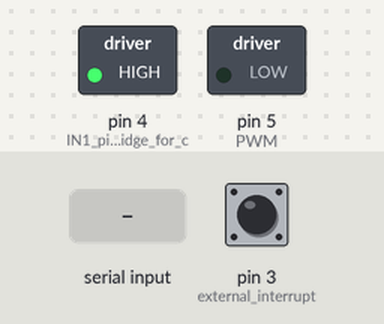
Simulated run of this sketch. Board: Arduino Uno, built with avr-gcc and run on an emulated ATmega328P. Shown: switched loads named in the sketch (green lamp = pin HIGH). Inputs (shaded band) come from the test bench; at power-on: pin 3 (external_interrupt) LOW. What the sketch prints to the serial monitor is not drawn.

Above: at 1.2 s.
1.3 s: "200\n" received over Serial
At 3.67 s:
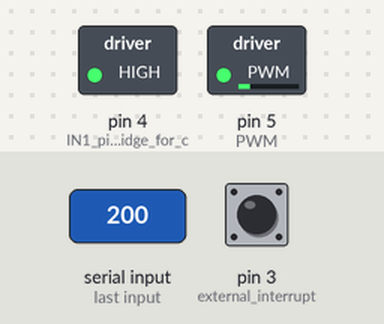
4.3 s: pin 3 (external_interrupt) pulled HIGH for 0.15 s
7.3 s: pin 3 (external_interrupt) pulled HIGH for 1 s
10.3 s: "90,45\n" received over Serial
At 10.3 s:
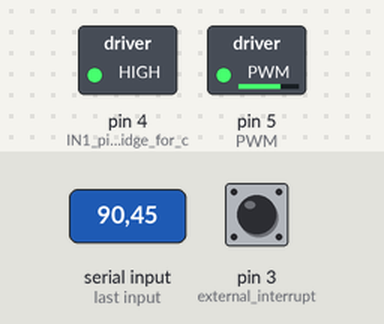
11.8 s: "200\n" received over Serial
At 15.7 s:
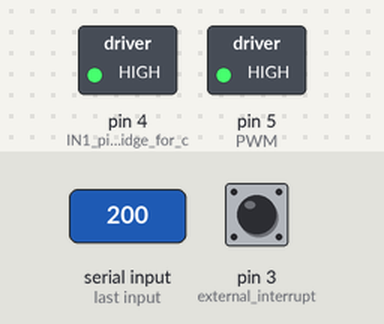
Timing chart, 0 to 15.8 s (numbered marks = the images above; inputs shaded):
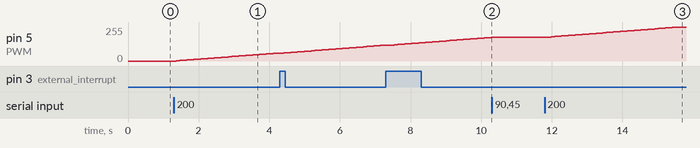

Measured:
- after the input at 1.3 s, pin 5 (PWM): moves from 0/255 to 60/255 over 2.8 s, starting after 0.07 s
- after the input at 10.3 s, pin 5 (PWM): stays 178/255 (without the input it goes to 180/255 after 0.08 s)
- after the input at 11.8 s, pin 5 (PWM): moves from 178/255 to 255/255 over 3.7 s, starting after 0.08 s

The sketch:

motor.ino
```cpp
#include <stdio.h>
#include <avr/io.h>
#include <avr/interrupt.h>
#include <arduino.h>

#define BUFFER_SIZE 15

int flag = 0; // flag to initiate control algorithm
int vel;
char data[15];
int buffer_position = 0;
int string_complete = 0;
int end_write = 0;
int count = 0;
volatile int count_int = 0;
float vel_measure = 0;
float error = 0;
int pwm = 0;
float a = 0.01;


ISR(TIMER2_OVF_vect) // timer interrupt for sampling time
{
	count++;
	if (count == 3)
	{
		vel_measure = count_int*300;
		count = 0;
		count_int = 0;
		flag = 1;
	}
}

void ISR_button() // interrupt counts sensor interrupts
{
	//flag = 1;
	count_int++;
}


void buffer_add(char c)// saves UART message in the buffer
{
  if (buffer_position < BUFFER_SIZE)
  {
    data[buffer_position] = c;
    buffer_position += 1;
  }
}

void serialEvent() // receives UART messages and saves it in the buffer
{
  char c;
  while(Serial.available() > 0)
  {
      c = Serial.read();
      if (c == '\n')
      {
        buffer_add('\0');
        end_write = 1;
        buffer_position = 0;
        string_complete = 1;
      }
      else
      {
        buffer_add(c);
      }
      count = 0;
  }
}

void clean_buffer()
{
  for (int i = 0; i < BUFFER_SIZE; ++i)
  {
    data[i] = '\0';
    buffer_position = 0;
    string_complete = 0;
  }
}

void timer2() //timer for data aquisition
{
	TCCR2B |= (1<<CS22) | (1<<CS21) | (1<<CS20);
	TCNT2 = 0;
	TIMSK2 |= (1<<TOIE2);
	sei();
}
void setup()
{
	pinMode(3,INPUT); // external interrupt
	pinMode(4,OUTPUT); // IN1 pin in H-bridge for clockwise motion
	pinMode(5,OUTPUT); // PWM, pin ENA in H-bridge
	digitalWrite(2,HIGH);
	digitalWrite(4,HIGH);
	attachInterrupt(digitalPinToInterrupt(3),ISR_button,RISING);
	Serial.begin(9600);
	timer2();
}


void loop()
{
// -------------Receives velocity from serial-----
	if (string_complete == 1)
	{
		char number[4];
		for (int i = 0; i < 4; ++i)
      {
        if (data[i] == '\0')
        {
          break;
        }

        number[i] = data[i];

      }
       vel = atoi(number); //vel
       clean_buffer();
	}
//-------------proportional control algorithm-----------------------
	if (flag == 1)
	{
		Serial.println(vel_measure);
		error = vel_measure - vel;
		pwm = pwm - a*error;
		if (pwm >= 255)
		{
			pwm = 255;
		}
		analogWrite(5, pwm);
		flag = 0;
	}
}
```
